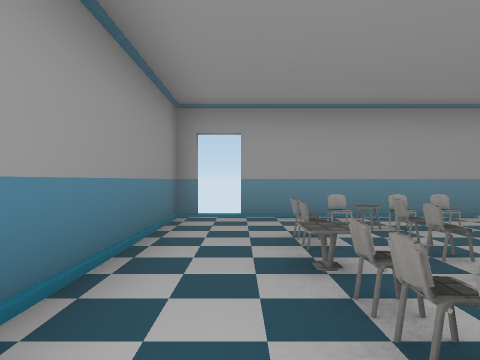
[1] (above)

18 first-person views from a walk through a 3-D level made in the Unity game engine. The camera is 1.3 m above the floor, looks level and sees 70° across. Doors are open. The floor is counted in squares, 2 m on a side. Each view is taken from the middle of a square. On the plan, view 1 faces up. The plan holds only what a view shows up to about 10 squares ahead; the rest is blank. The player character is not drawn. Some surface patterns are stand-ins.

[2]
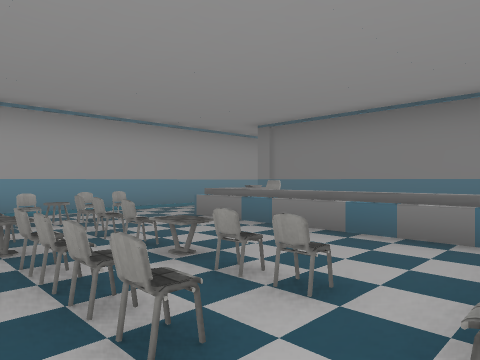

[3]
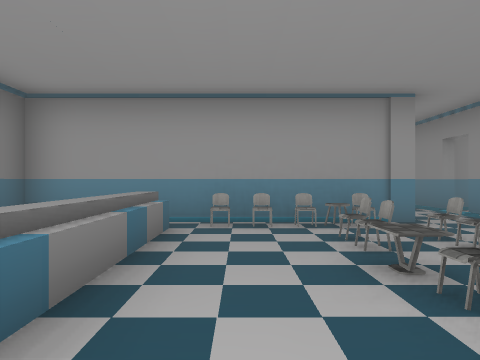

[4]
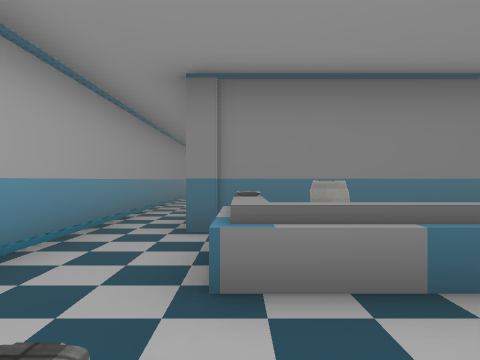

[5]
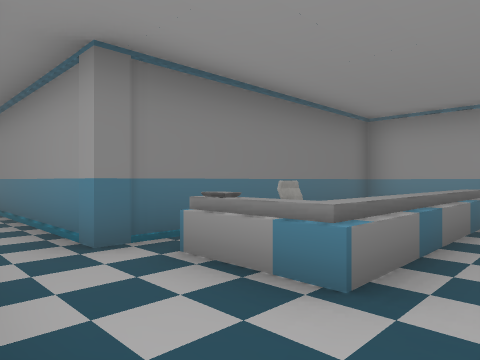

[6]
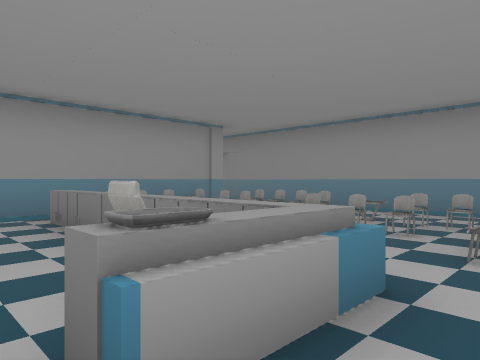

[7]
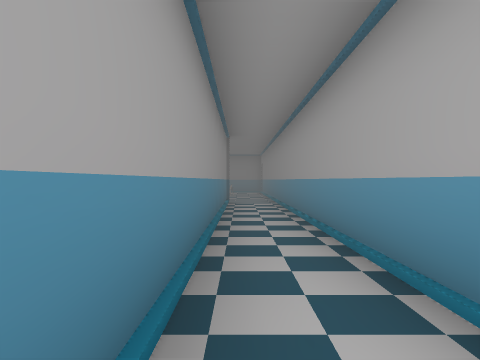

[8]
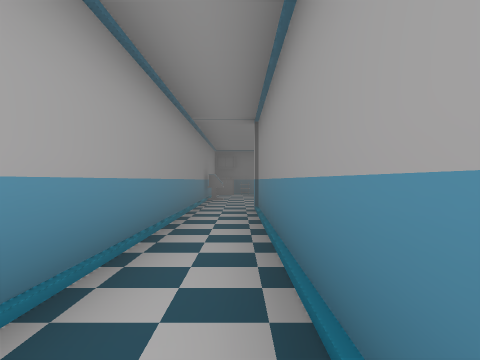

[9]
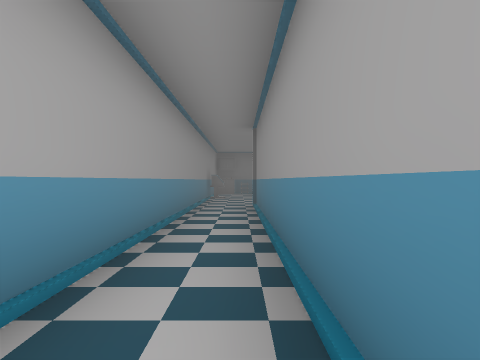

[10]
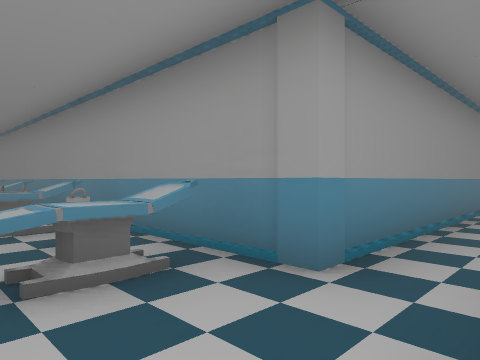

[11]
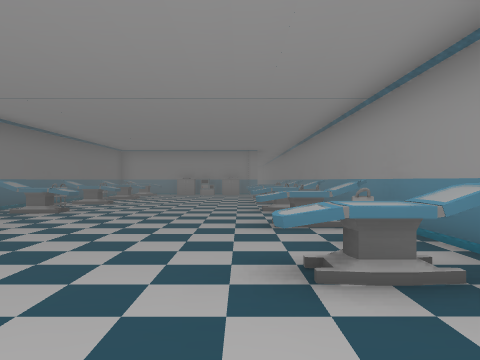

[12]
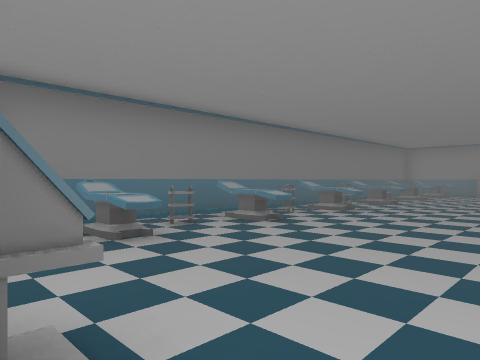

[13]
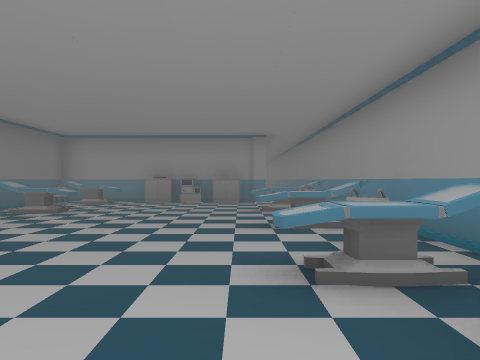

[14]
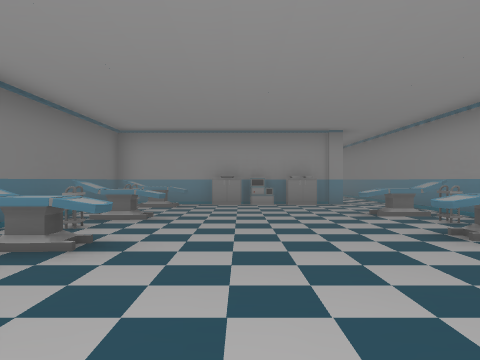

[15]
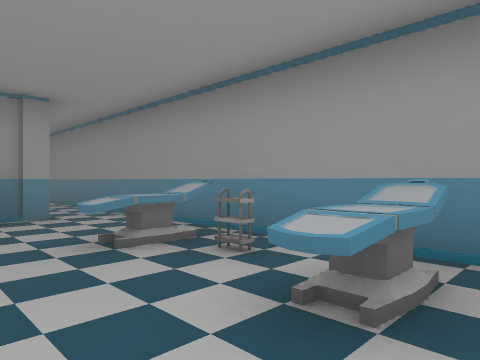

[16]
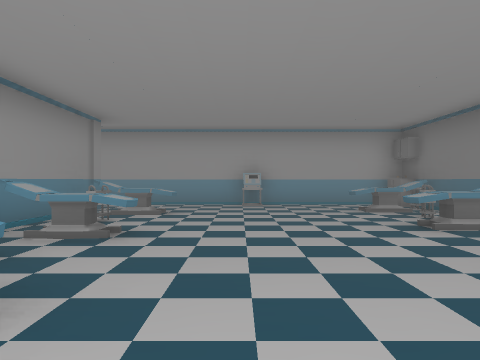

[17]
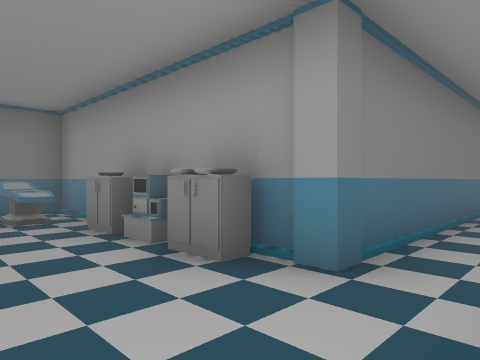

[18]
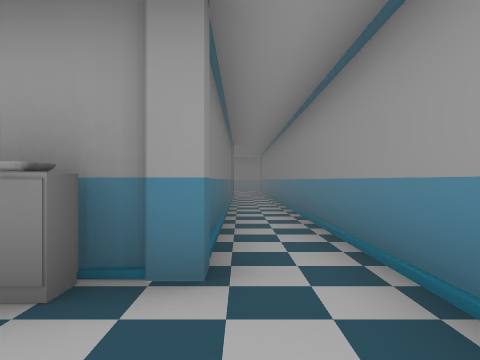

### Floor plan
Key: @ floor where view 1 was taken; # wall or solid block; x gap in a wall; . floor; / step, stairs or slope; D open door; O other object.
Columns run from 2 left of view 1 to 29 right of it. Each row starts with its distance up from view 1.
  7   ############################
  6 #DD///////////////////////O..O
  5 #..OOOO................O......
  4 #..O..OO.O#############xO....O/#
  3 #.OOO.OO.#            #.O....O/#
  2 ##.OO.O..#            #......O/#
  1  #....O. #            #.O...../#
  0  #@OO.O. #            # O....O/#
 -1  #.OOO.. #            # O....O/#
 -2  #.O  ###             #.O....O/#
 -3  D                    #......O/#
 -4  #                    #.O...../#
 -5                       #.O....O/#
 -6                       #.O....O/#
 -7                       #/.....O/#
 -8                       #/.O.O.O/#
 -9                       #/OOOO####
-10                       #/#
-11                       #/#
-12                       #/#
-13                       #/#
-14                       #/#
-15                       #/#
-16                       #/#
-17                       #/#

Where each view was taken, in squares from view 1:
view 1: 0 up, 0 right, facing up
view 2: 1 down, 0 right, facing up-right
view 3: 4 up, 3 right, facing down
view 4: 4 up, 2 right, facing right
view 5: 6 up, 3 right, facing down-right
view 6: 5 up, 6 right, facing down-left
view 7: 5 up, 17 right, facing left
view 8: 5 up, 13 right, facing right
view 9: 5 up, 12 right, facing right
view 10: 6 up, 23 right, facing down-left
view 11: 6 up, 23 right, facing down
view 12: 6 up, 23 right, facing down-right
view 13: 1 up, 23 right, facing down
view 14: 0 up, 25 right, facing down
view 15: 3 down, 24 right, facing down-left
view 16: 3 down, 24 right, facing up
view 17: 7 down, 21 right, facing down-right
view 18: 7 down, 22 right, facing down
